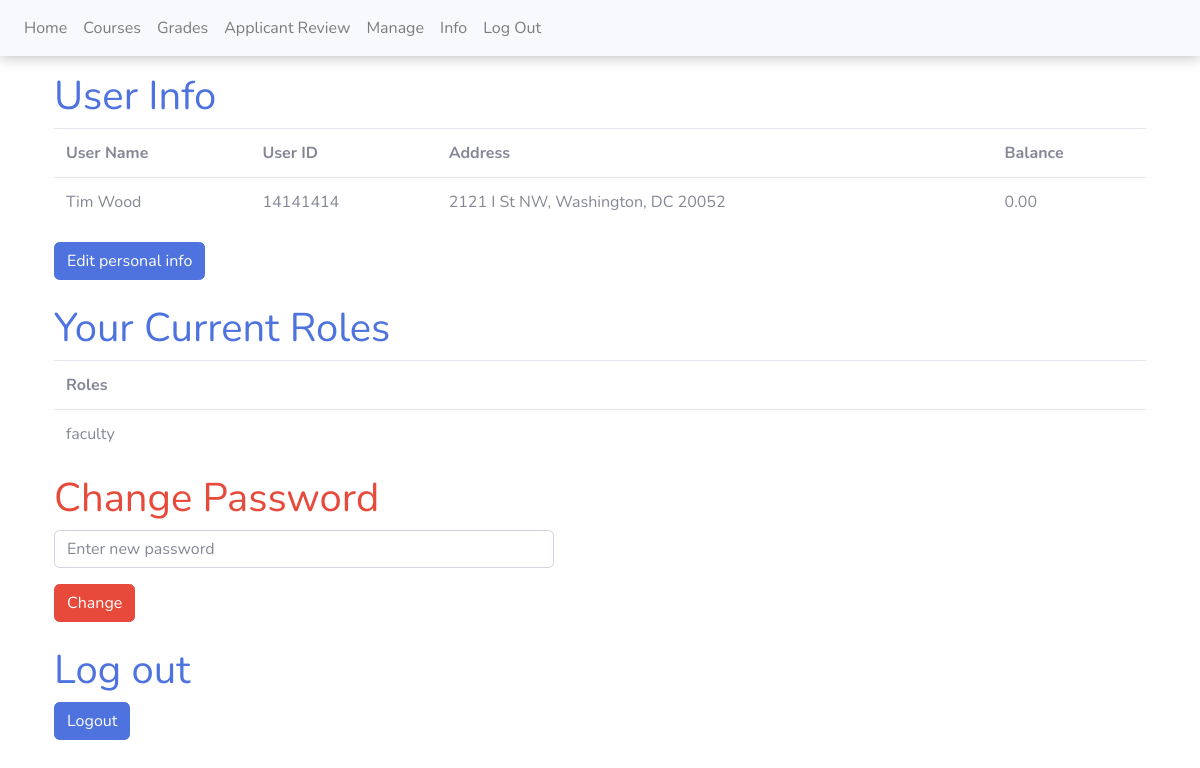
/part1_projects/FlatEarthSociety/public_html/info.php (signed in), run on the app's committed database.
### tables this page shows
CREATE TABLE user (
    uid INT,
    username varchar(100),
    password VARCHAR(32),
    fname VARCHAR(32),
    lname VARCHAR(32),
    street VARCHAR(128),
    city VARCHAR(64),
    state VARCHAR(32),
    zip INT,
    balance float(20,2),
    reviewForm int DEFAULT 0,
    approveThesis int DEFAULT 0,
    clearedToGrad int DEFAULT 0,
    advisorid int,
    needsCourseApproval int,
    admitTerm VARCHAR(8),  
    admitYear YEAR(4),
    email VARCHAR(50),
    PRIMARY KEY (uid)
);

CREATE TABLE role (
    uid INT,
    type VARCHAR(16),
    FOREIGN KEY (uid) REFERENCES user(uid)
);

### part1_projects/FlatEarthSociety/public_html/info.php (the view, shortened to what this page needs)
<?php
$uid = $_SESSION["uid"];
$servername = "127.0.0.1";
$username = "Team_Name";
$password = "p@ssW0RD";
$dbname = "Team_Name";
$conn = mysqli_connect($servername, $username, $password, $dbname);
?>
<!DOCTYPE html>
<head>
    <link href="vendor/fontawesome-free/css/all.min.css" rel="stylesheet" type="text/css">
    <link href="css/sb-admin-2.min.css" rel="stylesheet">
</head>
<body>
    <?php
    include "navbar.php";
    ?>
    <div class="container pt-3">
        <h1 class="text-primary">User Info</h1>
        <?php
        $query = "SELECT * FROM user WHERE uid = '$uid'";
        $result = mysqli_query($conn, $query);
        if (mysqli_num_rows($result) > 0) {
            echo "<table class=\"table\">
                    <tr>
                        <th>User Name</th>
                        <th>User ID</th>
                        <th>Address</th>
                        <th>Balance</th>
                    </tr>";
            while ($row = mysqli_fetch_assoc($result)) {
                echo "<tr>";
                echo "<td>" . $row["fname"] . " " . $row["lname"] . " " . "</td>";
                echo "<td>" . $row["uid"] . "</td>";
                echo "<td>" . $row["street"] . ", " . $row["city"] . ", " . $row["state"] . " " . $row["zip"] . "</td>";
                echo "<td>" . $row["balance"] . "</td>";
                echo "</tr>";
            }
            echo "</table>";
        }
        ?>
        <a href="../../ben_new_code/editPersonalInfo.php"><button class="btn btn-primary">Edit personal info</button></a>
        <br><br>
        <h1 class="text-primary">Your Current Roles</h1>
        <?php
        $query = "SELECT * FROM role WHERE uid = '$uid'";
        $result = mysqli_query($conn, $query);
        if (mysqli_num_rows($result) > 0) {
            echo "<table class=\"table\">
                    <tr>
                        <th>Roles</th>
                    </tr>";
            while ($row = mysqli_fetch_assoc($result)) {
                echo "<tr>";
                echo "<td>" . $row["type"] . "</td>";
                echo "</tr>";
            }
            echo "</table>";
        }
        ?>
        <h1 class="text-danger">Change Password</h1>
        <form method="post" style="max-width: 500px">
            <div class="form-group">
                <input class="form-control" type="password" name="npass" id="npass" placeholder="Enter new password">
            </div>
            <button type="submit" class="btn btn-danger">Change</button>
        </form>
        <br>
        <h1 class="text-primary">Log out</h1>
        <form method="post">
            <button type="submit" class="btn btn-primary">Logout</button>
        </form>
    </div>
</body>
</html>

### data on the page
user: fname "Tim", lname "Wood", uid "14141414", street "2121 I St NW", city "Washington", state "DC", zip "20052", balance "0.00"
role: type "faculty"
